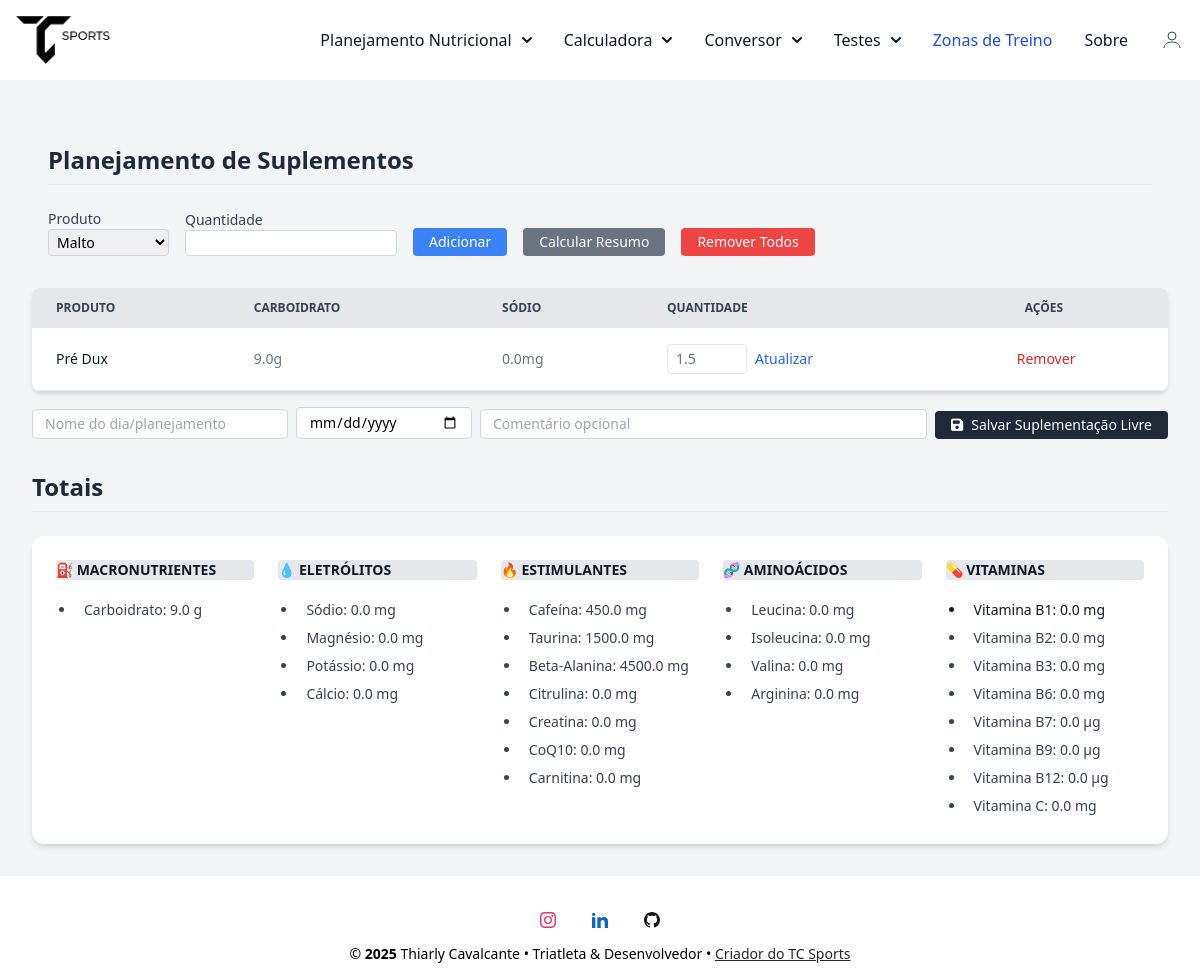
Page /planejamento (signed in) on the earlier database version.
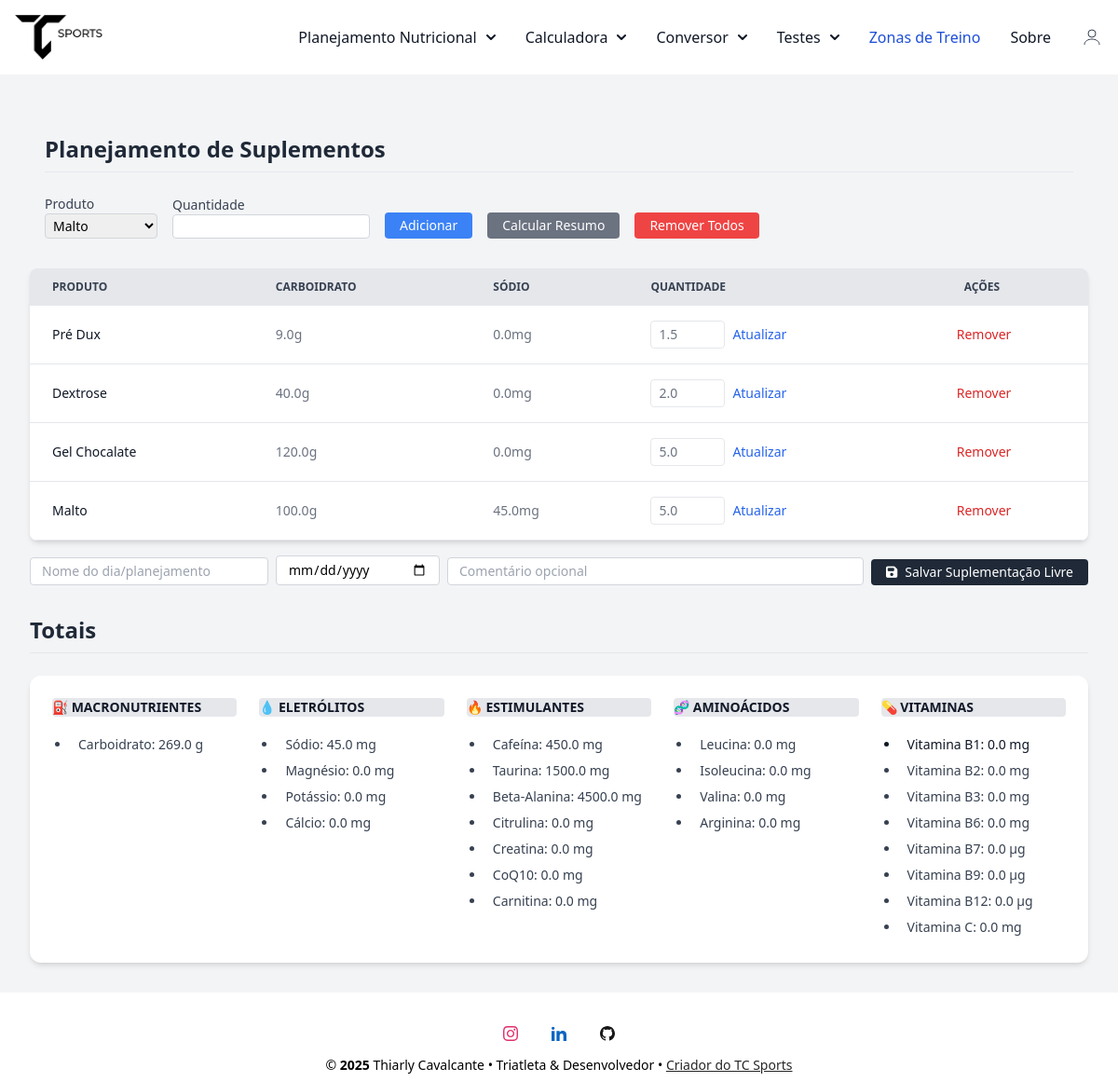
Same page on the later database version.
### conversor/models.py (models this page shows, shortened)
class PlanejamentoItem(database.Model):
    __tablename__ = 'planejamento_itens'
    id = database.Column(database.Integer, primary_key=True)
    user_id = database.Column(database.Integer, database.ForeignKey('user.id'), nullable=False)
    suplemento_id = database.Column(database.Integer, database.ForeignKey('suplementos.id', ondelete='SET NULL'))
    quantidade = database.Column(database.Float, nullable=False)
    suplemento = database.relationship('Suplemento', lazy=True)

class Suplemento(database.Model):
    __tablename__ = 'suplementos'
    id = database.Column(database.Integer, primary_key=True)
    user_id = database.Column(database.Integer, database.ForeignKey('user.id'), nullable=False)
    nome = database.Column(database.String(100), nullable=False)
    tipo = database.Column(database.String(50), nullable=False)
    marca = database.Column(database.String(50))
    gramas_por_porcao = database.Column(database.Float)
    descricao_porcao = database.Column(database.String(50))
    carbo = database.Column(database.Float)
    sodio = database.Column(database.Float)
    magnesio = database.Column(database.Float)
    potassio = database.Column(database.Float)
    calcio = database.Column(database.Float)
    cafeina = database.Column(database.Float)
    taurina = database.Column(database.Float)
    beta_alanina = database.Column(database.Float)
    citrulina = database.Column(database.Float)
    creatina = database.Column(database.Float)
    coq10 = database.Column(database.Float)
    carnitina = database.Column(database.Float)
    leucina = database.Column(database.Float)
    isoleucina = database.Column(database.Float)
    valina = database.Column(database.Float)
    arginina = database.Column(database.Float)
    vit_b1 = database.Column(database.Float)
    vit_b2 = database.Column(database.Float)
    vit_b3 = database.Column(database.Float)
    vit_b6 = database.Column(database.Float)
    vit_b7 = database.Column(database.Float)
    vit_b9 = database.Column(database.Float)
    vit_b12 = database.Column(database.Float)
    vit_c = database.Column(database.Float)
    comentario = database.Column(database.Text)  # campo livre para observações
    ingredientes = database.Column(database.Text)  # composição ou descrição dos ingredientes

### conversor/router.py (the view, shortened to what this page needs)
@app.route('/planejamento', methods=['GET', 'POST'])
@login_required
def planejamento():
    form = PlanningItemForm()
    form.suplemento_id.choices = [
        (s.id, s.nome) for s in Suplemento.query.filter_by(user_id=current_user.id)
    ]
    itens = PlanejamentoItem.query.filter_by(user_id=current_user.id).all()
    itens_validos = []
    for item in itens:
        if item.suplemento is None:
            database.session.delete(item)
        else:
            itens_validos.append(item)
    database.session.commit()  # aplica exclusões
    totais = calcular_totais_planejamento(itens_validos)
    return render_template('planejamento.html', form=form, itens=itens_validos, totais=totais)

### conversor/templates/planejamento.html (shortened to what this page needs)
{% extends "base.html" %}
{% block content %}
<div class="max-w-7xl mx-auto py-8 px-4 sm:px-6 lg:px-8">
<div class="flex flex-col mt-8 px-4">
  <h1 class="text-2xl font-bold text-left text-gray-800 mb-6 border-b pb-2">Planejamento de Suplementos</h1>
  <div class="flex flex-col sm:flex-row flex-wrap items-end gap-4 mb-8">
    <form method="POST" class="flex flex-wrap items-end gap-4">
      <div class="w-full sm:w-auto">
        {{ form.suplemento_id.label(class="block text-sm font-medium text-gray-700") }}
        {{ form.suplemento_id(class="border border-gray-300 rounded px-1 py-0.5 text-sm w-full") }}
      </div>
      <div class="w-full sm:w-auto">
        {{ form.quantidade.label(class="block text-sm font-medium text-gray-700") }}
        {{ form.quantidade(class="border border-gray-300 rounded px-1 py-0.5 text-sm w-full", step="0.01", min="0.01") }}
      </div>
      <button type="submit" class="bg-blue-500 text-white text-sm px-4 py-1 rounded hover:bg-blue-600 w-full sm:w-auto">
        Adicionar
      </button>
    </form>
    <a href="{{url_for('resumo_view')}}" class="bg-gray-500 text-white text-sm text-center px-4 py-1 rounded hover:bg-gray-600 w-full sm:w-auto">Calcular Resumo</a>
    <form method="POST" class="w-full sm:w-auto" action="{{ url_for('remover_todos_itens') }}" onsubmit="return confirm('Deseja remover todos os itens?')">
      <button type="submit" class="bg-red-500 text-white text-sm px-4 py-1 rounded hover:bg-red-600 w-full sm:w-auto">
        Remover Todos
      </button>
    </form>
  </div>
</div>
  {% if itens %}
    <div class="relative overflow-x-auto shadow-md sm:rounded-lg">
      <table class="w-full text-sm text-left rtl:text-right text-gray-500 dark:text-gray-400">
        <thead class="text-xs text-gray-700 uppercase bg-gray-200 dark:bg-gray-700 dark:text-gray-400">
          <tr>
            <th scope="col" class="px-6 py-3 ">Produto</th>
            <th scope="col" class="px-6 py-3 ">Carboidrato</th>
            <th scope="col" class="px-6 py-3 ">Sódio</th>
            <th scope="col" class="px-6 py-3 ">Quantidade</th>
            <th scope="col" class="px-6 py-3 ">Ações</th>
          </tr>
        </thead>
        <tbody>
          {% for item in itens %}
          <tr class="bg-white border-b dark:bg-gray-800 dark:border-gray-700 border-gray-200" >
            <th scope="row" class="px-6 py-4 font-medium text-gray-900 whitespace-nowrap dark:text-white">{{ item.suplemento.nome }}</th>
            <td class="px-6 py-4 whitespace-nowrap">
              {{ (item.suplemento.carbo or 0) * item.quantidade | round(1) }}g
            </td>
            <td class="px-6 py-4 whitespace-nowrap">
              {{ (item.suplemento.sodio or 0) * item.quantidade | round(1) }}mg
            </td>
            <td class="px-6 py-4 whitespace-nowrap">
              <form method="POST" action="{{ url_for('atualizar_quantidade', item_id=item.id) }}" class="flex items-center gap-2">
                <input type="number" name="quantidade" value="{{ item.quantidade | float | round(2) }}" step="any" min="0.01" class="w-20 px-2 py-1 border rounded">
                <button type="submit" class="text-blue-600 hover:underline">Atualizar</button>
              </form>
            </td>
            <td class="px-4 py-2 border-b whitespace-nowrap">
              <form method="POST" action="{{ url_for('remover_item', item_id=item.id) }}" onsubmit="return confirm('Deseja remover este item?')">
                <button type="submit" class="text-red-600 hover:underline">Remover</button>
              </form>
            </td>
          </tr>
          {% endfor %}
        </tbody>
      </table>
    </div>
  {% else %}
    <p class="text-gray-600 mb-8">Nenhum item no planejamento ainda.</p>
  {% endif %}
  <form method="POST" action="{{ url_for('salvar_resumo_livre') }}"
        class="flex flex-col sm:flex-row flex-wrap items-end gap-2 mt-4 mb-8">
      <input type="text" name="nome_treino"
          placeholder="Nome do dia/planejamento"
          required
          class="w-full sm:w-64 px-3 py-1 border border-gray-300 rounded text-sm">
      <input type="date" name="data"
          required
          class="w-full sm:w-44 px-3 py-1 border border-gray-300 rounded text-sm">
      <input type="text" name="comentario"
          placeholder="Comentário opcional"
          class="w-full sm:flex-1 px-3 py-1 border border-gray-300 rounded text-sm">
      <button type="submit"
            class="bg-gray-800 text-white text-sm px-4 py-1 rounded hover:bg-gray-900 flex items-center gap-2">
      <i class="fas fa-save"></i> Salvar Suplementação Livre
      </button>
  </form>
  <div class="mt-8">
    <h2 class="text-2xl font-bold text-left text-gray-800 mb-6 border-b pb-2">Totais</h2>
    <div class="bg-white shadow-md rounded-xl p-6">
      <div class="grid grid-cols-1 sm:grid-cols-2 md:grid-cols-3 lg:grid-cols-5 gap-6">
        <div>
          <h3 class="text-sm font-semibold text-gray-900 uppercase bg-gray-200 dark:bg-gray-700 dark:text-gray-400 rounded mb-4">⛽️ Macronutrientes</h3>
          <ul class="list-disc pl-5 text-gray-800">
            <li class="px-2 py-1 font-medium text-gray-700 text-sm whitespace-nowrap dark:text-white">Carboidrato: {{ totais.carbo }} g</li>
          </ul>
        </div>
        <div>
          <h3 class="text-sm font-semibold text-gray-900 uppercase bg-gray-200 dark:bg-gray-700 dark:text-gray-400 rounded mb-4">💧 Eletrólitos</h3>
          <ul class="list-disc pl-5 text-gray-800">
            <li class="px-2 py-1 font-medium text-gray-700 text-sm whitespace-nowrap dark:text-white">Sódio: {{ totais.sodio }} mg</li>
            <li class="px-2 py-1 font-medium text-gray-700 text-sm whitespace-nowrap dark:text-white">Magnésio: {{ totais.magnesio }} mg</li>
            <li class="px-2 py-1 font-medium text-gray-700 text-sm whitespace-nowrap dark:text-white">Potássio: {{ totais.potassio }} mg</li>
            <li class="px-2 py-1 font-medium text-gray-700 text-sm whitespace-nowrap dark:text-white">Cálcio: {{ totais.calcio }} mg</li>
          </ul>
        </div>
        <div>
          <h3 class="text-sm font-semibold text-gray-900 uppercase bg-gray-200 dark:bg-gray-700 dark:text-gray-400 rounded mb-4">🔥 Estimulantes</h3>
          <ul class="list-disc pl-5 text-gray-800">
            <li class="px-2 py-1 font-medium text-gray-700 text-sm whitespace-nowrap dark:text-white">Cafeína: {{ totais.cafeina }} mg</li>
            <li class="px-2 py-1 font-medium text-gray-700 text-sm whitespace-nowrap dark:text-white">Taurina: {{ totais.taurina }} mg</li>
            <li class="px-2 py-1 font-medium text-gray-700 text-sm whitespace-nowrap dark:text-white">Beta-Alanina: {{ totais.beta_alanina }} mg</li>
            <li class="px-2 py-1 font-medium text-gray-700 text-sm whitespace-nowrap dark:text-white">Citrulina: {{ totais.citrulina }} mg</li>
            <li class="px-2 py-1 font-medium text-gray-700 text-sm whitespace-nowrap dark:text-white">Creatina: {{ totais.creatina }} mg</li>
            <li class="px-2 py-1 font-medium text-gray-700 text-sm whitespace-nowrap dark:text-white">CoQ10: {{ totais.coq10 }} mg</li>
            <li class="px-2 py-1 font-medium text-gray-700 text-sm whitespace-nowrap dark:text-white">Carnitina: {{ totais.carnitina }} mg</li>
          </ul>
        </div>
        <div>
          <h3 class="text-sm font-semibold text-gray-900 uppercase bg-gray-200 dark:bg-gray-700 dark:text-gray-400 rounded mb-4">🧬 Aminoácidos</h3>
          <ul class="list-disc pl-5 text-gray-800">
            <li class="px-2 py-1 font-medium text-gray-700 text-sm whitespace-nowrap dark:text-white">Leucina: {{ totais.leucina }} mg</li>
            <li class="px-2 py-1 font-medium text-gray-700 text-sm whitespace-nowrap dark:text-white">Isoleucina: {{ totais.isoleucina }} mg</li>
            <li class="px-2 py-1 font-medium text-gray-700 text-sm whitespace-nowrap dark:text-white">Valina: {{ totais.valina }} mg</li>
            <li class="px-2 py-1 font-medium text-gray-700 text-sm whitespace-nowrap dark:text-white">Arginina: {{ totais.arginina }} mg</li>
          </ul>
        </div>
        <div>
          <h3 class="text-sm font-semibold text-gray-900 uppercase bg-gray-200 dark:bg-gray-700 dark:text-gray-400 rounded mb-4">💊 Vitaminas</h3>
          <ul class="list-disc pl-5 text-gray-800">
            <li class="px-2 py-1 font-medium text-gray-900 text-sm whitespace-nowrap dark:text-white">Vitamina B1: {{ totais.vit_b1 }} mg</span></li>
            <li class="px-2 py-1 font-medium text-gray-700 text-sm whitespace-nowrap dark:text-white">Vitamina B2: {{ totais.vit_b2 }} mg</li>
            <li class="px-2 py-1 font-medium text-gray-700 text-sm whitespace-nowrap dark:text-white">Vitamina B3: {{ totais.vit_b3 }} mg</li>
            <li class="px-2 py-1 font-medium text-gray-700 text-sm whitespace-nowrap dark:text-white">Vitamina B6: {{ totais.vit_b6 }} mg</li>
            <li class="px-2 py-1 font-medium text-gray-700 text-sm whitespace-nowrap dark:text-white">Vitamina B7: {{ totais.vit_b7 }}  µg</li>
            <li class="px-2 py-1 font-medium text-gray-700 text-sm whitespace-nowrap dark:text-white">Vitamina B9: {{ totais.vit_b9 }}  µg</li>
            <li class="px-2 py-1 font-medium text-gray-700 text-sm whitespace-nowrap dark:text-white">Vitamina B12: {{ totais.vit_b12 }}  µg</li>
            <li class="px-2 py-1 font-medium text-gray-700 text-sm whitespace-nowrap dark:text-white">Vitamina C: {{ totais.vit_c }} mg</li>
          </ul>
        </div>
      </div>
    </div>
  </div>
</div>
{% endblock %}

Differences in the rows shown:
added PlanejamentoItem: suplemento.nome "Dextrose", quantidade "2.0"
now on this page (row unchanged): Suplemento: (item.suplemento.carboor0)*item.quantidade|round(1) "40.0", (item.suplemento.sodioor0)*item.quantidade|round(1) "0.0"
added PlanejamentoItem: suplemento.nome "Gel Chocalate", quantidade "5.0"
now on this page (row unchanged): Suplemento: (item.suplemento.carboor0)*item.quantidade|round(1) "120.0", (item.suplemento.sodioor0)*item.quantidade|round(1) "0.0"
added PlanejamentoItem: suplemento.nome "Malto", quantidade "5.0"
now on this page (row unchanged): Suplemento: (item.suplemento.carboor0)*item.quantidade|round(1) "100.0", (item.suplemento.sodioor0)*item.quantidade|round(1) "45.0"
Other differences:
{{ totais.carbo }}: "9.0" → "269.0"
{{ totais.sodio }}: "0.0" → "45.0"
